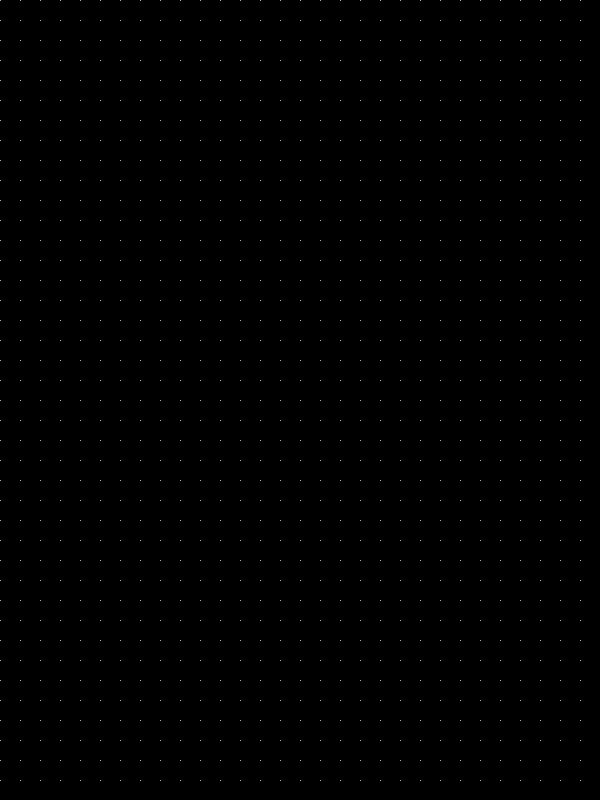
Frame 1 (no input)
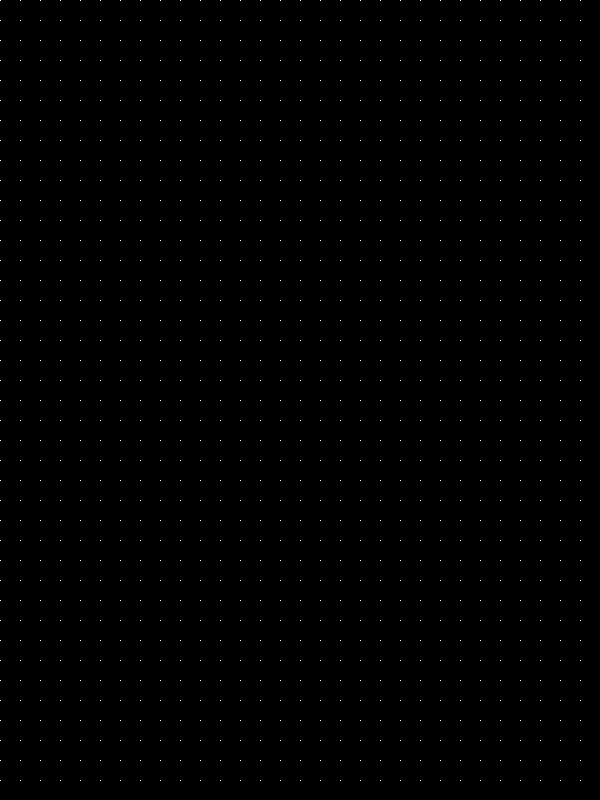
Frame 60 (the mouse pressed at the canvas centre just before this capture)
Frame 120 (the mouse held since frame 60 and released just before this capture): identical to frame 60, image omitted

The Processing sketch that drew these frames (run headless with seeded random() and noise(); from frame 60 on, the mouse is pressed at the canvas centre):

// Processing sketch: basic
// ── basic.pde

void setup(){
  background(0);
  size(600,800);
}

void draw(){
 noFill();
 stroke(255);
 
 
 for (int i = 0; i < 600; i = i+20) {
  for (int j = 0; j < 800; j = j+20) {
    point(i, j);
   }
 }
 save("star.jpg");
} 
